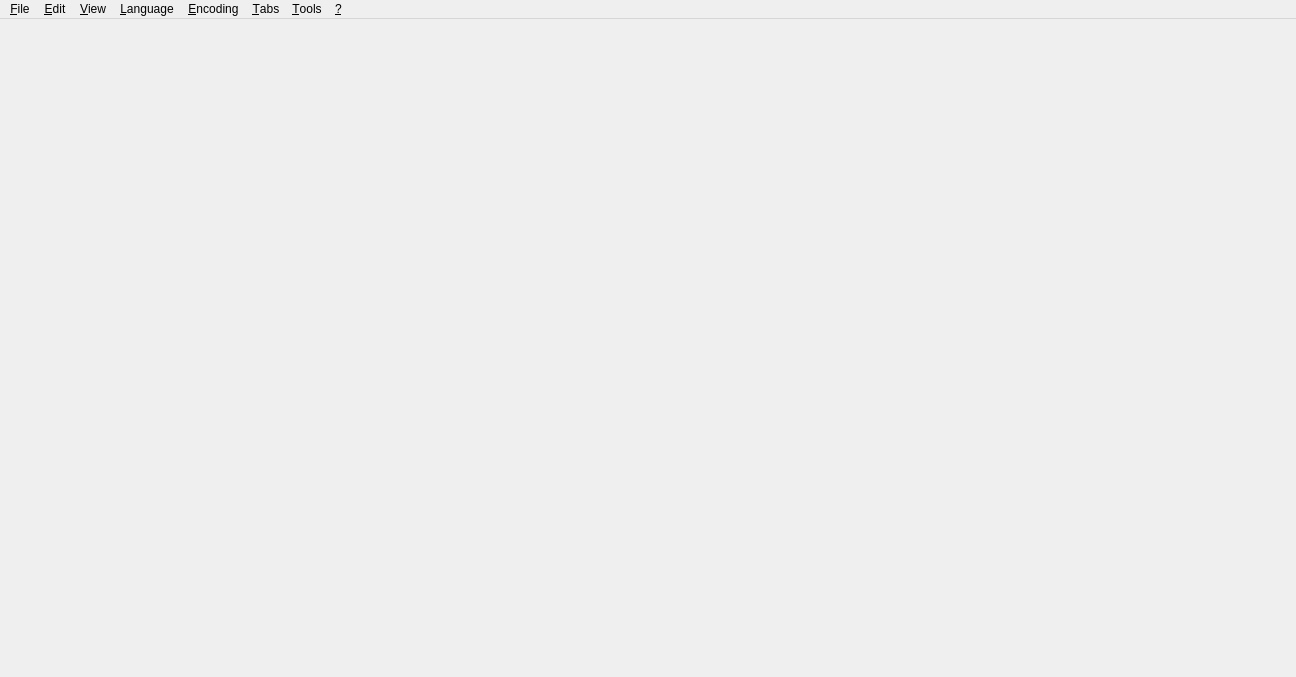
<?xml version="1.0" encoding="UTF-8"?>
<ui version="4.0">
 <class>FormMain</class>
 <widget class="QMainWindow" name="FormMain">
  <property name="geometry">
   <rect>
    <x>0</x>
    <y>0</y>
    <width>1296</width>
    <height>677</height>
   </rect>
  </property>
  <property name="contextMenuPolicy">
   <enum>Qt::NoContextMenu</enum>
  </property>
  <property name="acceptDrops">
   <bool>true</bool>
  </property>
  <widget class="QWidget" name="centralwidget">
   <layout class="QHBoxLayout" name="horizontalLayout">
    <property name="leftMargin">
     <number>0</number>
    </property>
    <property name="topMargin">
     <number>0</number>
    </property>
    <property name="rightMargin">
     <number>0</number>
    </property>
    <property name="bottomMargin">
     <number>0</number>
    </property>
   </layout>
  </widget>
  <widget class="QMenuBar" name="m_menuBar">
   <property name="geometry">
    <rect>
     <x>0</x>
     <y>0</y>
     <width>1296</width>
     <height>29</height>
    </rect>
   </property>
   <widget class="QMenu" name="m_menuFile">
    <property name="title">
     <string>&amp;File</string>
    </property>
    <widget class="QMenu" name="m_menuFileSaveWithEncoding">
     <property name="title">
      <string>&amp;Save File with Encoding...</string>
     </property>
    </widget>
    <widget class="QMenu" name="m_menuFileOpenWithEncoding">
     <property name="title">
      <string>&amp;Open File with Encoding...</string>
     </property>
    </widget>
    <widget class="QMenu" name="m_menuRecentFiles">
     <property name="title">
      <string>&amp;Recent Files</string>
     </property>
    </widget>
    <widget class="QMenu" name="m_menuFileReopenWithEncoding">
     <property name="title">
      <string>&amp;Reopen File with Encoding...</string>
     </property>
    </widget>
    <addaction name="m_actionFileNew"/>
    <addaction name="separator"/>
    <addaction name="m_actionFileOpen"/>
    <addaction name="m_menuFileOpenWithEncoding"/>
    <addaction name="m_menuFileReopenWithEncoding"/>
    <addaction name="m_menuRecentFiles"/>
    <addaction name="separator"/>
    <addaction name="m_actionFileSave"/>
    <addaction name="m_actionFileSaveAs"/>
    <addaction name="m_menuFileSaveWithEncoding"/>
    <addaction name="m_actionFileSaveAll"/>
    <addaction name="m_actionFileReload"/>
    <addaction name="m_actionPrint"/>
    <addaction name="m_actionPrintPreview"/>
    <addaction name="separator"/>
    <addaction name="m_actionRestart"/>
    <addaction name="m_actionQuit"/>
   </widget>
   <widget class="QMenu" name="m_menuHelp">
    <property name="title">
     <string>&amp;?</string>
    </property>
    <addaction name="m_actionCheckForUpdates"/>
    <addaction name="m_actionReportBug"/>
    <addaction name="m_actionDisplayWiki"/>
    <addaction name="m_actionDonate"/>
    <addaction name="m_actionAboutGuard"/>
   </widget>
   <widget class="QMenu" name="m_menuView">
    <property name="title">
     <string>&amp;View</string>
    </property>
    <widget class="QMenu" name="m_menuShowHide">
     <property name="title">
      <string>&amp;UI Elements</string>
     </property>
     <addaction name="m_actionFullscreen"/>
     <addaction name="m_actionSwitchToolBar"/>
     <addaction name="m_actionSwitchStatusBar"/>
     <addaction name="separator"/>
     <addaction name="m_actionSwitchMainWindow"/>
    </widget>
    <widget class="QMenu" name="m_menuViewInvisibles">
     <property name="title">
      <string>&amp;Invisible Characters</string>
     </property>
     <addaction name="m_actionViewEols"/>
     <addaction name="m_actionViewWhitespaces"/>
    </widget>
    <widget class="QMenu" name="m_menuDockWidgets">
     <property name="title">
      <string>&amp;Sidebars</string>
     </property>
    </widget>
    <addaction name="m_menuDockWidgets"/>
    <addaction name="m_menuShowHide"/>
    <addaction name="m_menuViewInvisibles"/>
    <addaction name="m_actionStayOnTop"/>
    <addaction name="m_actionWordWrap"/>
    <addaction name="m_actionLineNumbers"/>
   </widget>
   <widget class="QMenu" name="m_menuTools">
    <property name="title">
     <string>&amp;Tools</string>
    </property>
    <addaction name="m_actionSettings"/>
   </widget>
   <widget class="QMenu" name="m_menuWebBrowserTabs">
    <property name="title">
     <string>&amp;Tabs</string>
    </property>
    <addaction name="m_actionTabsCloseCurrent"/>
    <addaction name="m_actionTabsCloseAll"/>
    <addaction name="m_actionTabsCloseAllExceptCurrent"/>
    <addaction name="m_actionTabsCloseAllUnmodified"/>
    <addaction name="separator"/>
    <addaction name="m_actionTabsNext"/>
    <addaction name="m_actionTabsPrevious"/>
   </widget>
   <widget class="QMenu" name="m_menuEdit">
    <property name="title">
     <string>&amp;Edit</string>
    </property>
    <widget class="QMenu" name="m_menuEolConversion">
     <property name="toolTip">
      <string>Converts existing EOLs and sets mode for new EOLs.</string>
     </property>
     <property name="title">
      <string>&amp;EOL Conversion</string>
     </property>
     <addaction name="m_actionEolConvertMac"/>
     <addaction name="m_actionEolConvertUnix"/>
     <addaction name="m_actionEolConvertWindows"/>
    </widget>
    <widget class="QMenu" name="m_menuEolMode">
     <property name="toolTip">
      <string>This does not convert existing EOLs.</string>
     </property>
     <property name="title">
      <string>&amp;EOL Mode (does not convert existing EOLs)</string>
     </property>
     <addaction name="m_actionEolMac"/>
     <addaction name="m_actionEolUnix"/>
     <addaction name="m_actionEolWindows"/>
    </widget>
    <addaction name="m_actionFindReplace"/>
    <addaction name="separator"/>
    <addaction name="m_actionEditBack"/>
    <addaction name="m_actionEditForward"/>
    <addaction name="separator"/>
    <addaction name="m_actionAutoIndentEnabled"/>
    <addaction name="separator"/>
    <addaction name="m_menuEolConversion"/>
    <addaction name="m_menuEolMode"/>
   </widget>
   <widget class="QMenu" name="m_menuLanguage">
    <property name="title">
     <string>&amp;Language</string>
    </property>
   </widget>
   <widget class="QMenu" name="m_menuEncoding">
    <property name="title">
     <string>&amp;Encoding</string>
    </property>
   </widget>
   <addaction name="m_menuFile"/>
   <addaction name="m_menuEdit"/>
   <addaction name="m_menuView"/>
   <addaction name="m_menuLanguage"/>
   <addaction name="m_menuEncoding"/>
   <addaction name="m_menuWebBrowserTabs"/>
   <addaction name="m_menuTools"/>
   <addaction name="m_menuHelp"/>
  </widget>
  <action name="m_actionQuit">
   <property name="text">
    <string>&amp;Quit</string>
   </property>
   <property name="shortcut">
    <string>Ctrl+Q</string>
   </property>
   <property name="menuRole">
    <enum>QAction::QuitRole</enum>
   </property>
  </action>
  <action name="m_actionSettings">
   <property name="text">
    <string>&amp;Settings</string>
   </property>
  </action>
  <action name="m_actionAboutGuard">
   <property name="text">
    <string>&amp;About Application</string>
   </property>
   <property name="menuRole">
    <enum>QAction::AboutRole</enum>
   </property>
  </action>
  <action name="m_actionFullscreen">
   <property name="checkable">
    <bool>true</bool>
   </property>
   <property name="text">
    <string>View &amp;Fullscreen</string>
   </property>
   <property name="shortcut">
    <string>F11</string>
   </property>
  </action>
  <action name="m_actionNoActions">
   <property name="enabled">
    <bool>false</bool>
   </property>
   <property name="text">
    <string>No Actions Available</string>
   </property>
   <property name="toolTip">
    <string>No actions are available right now.</string>
   </property>
  </action>
  <action name="m_actionSwitchMainWindow">
   <property name="checked">
    <bool>false</bool>
   </property>
   <property name="text">
    <string>Switch Visibility of Main &amp;Window</string>
   </property>
   <property name="toolTip">
    <string>Hides main window if it is visible and shows it if it is hidden.</string>
   </property>
  </action>
  <action name="m_actionCheckForUpdates">
   <property name="text">
    <string>Check for &amp;Updates</string>
   </property>
  </action>
  <action name="m_actionReportBug">
   <property name="text">
    <string>Report a &amp;Bug...</string>
   </property>
  </action>
  <action name="m_actionSwitchToolBar">
   <property name="checkable">
    <bool>true</bool>
   </property>
   <property name="checked">
    <bool>true</bool>
   </property>
   <property name="text">
    <string>View &amp;Toolbar</string>
   </property>
  </action>
  <action name="m_actionDonate">
   <property name="text">
    <string>&amp;Donate...</string>
   </property>
  </action>
  <action name="m_actionDisplayWiki">
   <property name="text">
    <string>Display &amp;Wiki</string>
   </property>
  </action>
  <action name="m_actionRestart">
   <property name="text">
    <string>&amp;Restart</string>
   </property>
  </action>
  <action name="m_actionSwitchStatusBar">
   <property name="checkable">
    <bool>true</bool>
   </property>
   <property name="checked">
    <bool>true</bool>
   </property>
   <property name="text">
    <string>View &amp;Statusbar</string>
   </property>
  </action>
  <action name="m_actionTabsCloseAll">
   <property name="text">
    <string>Close &amp;All Tabs</string>
   </property>
  </action>
  <action name="m_actionTabsCloseAllExceptCurrent">
   <property name="text">
    <string>Close All Tabs &amp;Except Current</string>
   </property>
  </action>
  <action name="m_actionTabsNext">
   <property name="text">
    <string>Go to &amp;Next Tab</string>
   </property>
  </action>
  <action name="m_actionTabsPrevious">
   <property name="text">
    <string>Go to &amp;Previous Tab</string>
   </property>
  </action>
  <action name="m_actionFileNew">
   <property name="text">
    <string>&amp;New File</string>
   </property>
   <property name="shortcut">
    <string>Ctrl+N</string>
   </property>
  </action>
  <action name="m_actionFileOpen">
   <property name="text">
    <string>&amp;Open File...</string>
   </property>
   <property name="shortcut">
    <string>Ctrl+O</string>
   </property>
  </action>
  <action name="m_actionFileSave">
   <property name="text">
    <string>&amp;Save File</string>
   </property>
   <property name="shortcut">
    <string>Ctrl+S</string>
   </property>
  </action>
  <action name="m_actionFileSaveAs">
   <property name="text">
    <string>&amp;Save File as...</string>
   </property>
   <property name="shortcut">
    <string>Ctrl+Alt+S</string>
   </property>
  </action>
  <action name="m_actionFileSaveAll">
   <property name="text">
    <string>&amp;Save All Files</string>
   </property>
   <property name="shortcut">
    <string>Ctrl+Shift+S</string>
   </property>
  </action>
  <action name="m_actionTabsCloseAllUnmodified">
   <property name="text">
    <string>Close All &amp;Unmodified Editors</string>
   </property>
  </action>
  <action name="m_actionEolUnix">
   <property name="checkable">
    <bool>true</bool>
   </property>
   <property name="text">
    <string>Use &amp;Unix (LF)</string>
   </property>
  </action>
  <action name="m_actionEolWindows">
   <property name="checkable">
    <bool>true</bool>
   </property>
   <property name="text">
    <string>Use &amp;Windows (CRLF)</string>
   </property>
  </action>
  <action name="m_actionEolMac">
   <property name="checkable">
    <bool>true</bool>
   </property>
   <property name="text">
    <string>Use &amp;Mac (CR)</string>
   </property>
  </action>
  <action name="m_actionWordWrap">
   <property name="checkable">
    <bool>true</bool>
   </property>
   <property name="text">
    <string>&amp;Word Wrap</string>
   </property>
  </action>
  <action name="m_actionEditBack">
   <property name="text">
    <string>&amp;Undo</string>
   </property>
   <property name="shortcut">
    <string>Ctrl+Z</string>
   </property>
  </action>
  <action name="m_actionEditForward">
   <property name="text">
    <string>&amp;Redo</string>
   </property>
   <property name="shortcut">
    <string>Ctrl+Y</string>
   </property>
  </action>
  <action name="m_actionEolConvertMac">
   <property name="text">
    <string>Convert to &amp;Mac (CR)</string>
   </property>
  </action>
  <action name="m_actionEolConvertUnix">
   <property name="text">
    <string>Convert to &amp;Unix (LF)</string>
   </property>
  </action>
  <action name="m_actionEolConvertWindows">
   <property name="text">
    <string>Convert to &amp;Windows (CRLF)</string>
   </property>
  </action>
  <action name="m_actionViewEols">
   <property name="checkable">
    <bool>true</bool>
   </property>
   <property name="text">
    <string>Display &amp;EOLs</string>
   </property>
  </action>
  <action name="m_actionViewWhitespaces">
   <property name="checkable">
    <bool>true</bool>
   </property>
   <property name="text">
    <string>Display &amp;Whitespaces</string>
   </property>
  </action>
  <action name="m_actionFindReplace">
   <property name="text">
    <string>&amp;Find and Replace</string>
   </property>
   <property name="shortcut">
    <string>Ctrl+F</string>
   </property>
  </action>
  <action name="m_actionLineNumbers">
   <property name="checkable">
    <bool>true</bool>
   </property>
   <property name="text">
    <string>&amp;Line Numbers</string>
   </property>
  </action>
  <action name="m_actionPrint">
   <property name="text">
    <string>&amp;Print...</string>
   </property>
   <property name="shortcut">
    <string>Ctrl+P</string>
   </property>
  </action>
  <action name="m_actionPrintPreview">
   <property name="text">
    <string>Print Pre&amp;view</string>
   </property>
   <property name="shortcut">
    <string>Ctrl+Shift+P</string>
   </property>
  </action>
  <action name="m_actionFileReload">
   <property name="text">
    <string>&amp;Reload From Disk</string>
   </property>
   <property name="shortcut">
    <string>Ctrl+R</string>
   </property>
  </action>
  <action name="m_actionTabsCloseCurrent">
   <property name="text">
    <string>&amp;Close Current Tab</string>
   </property>
   <property name="shortcut">
    <string>Ctrl+W</string>
   </property>
  </action>
  <action name="m_actionAutoIndentEnabled">
   <property name="checkable">
    <bool>true</bool>
   </property>
   <property name="text">
    <string>&amp;Enable Auto-Indent</string>
   </property>
  </action>
  <action name="m_actionStayOnTop">
   <property name="checkable">
    <bool>true</bool>
   </property>
   <property name="text">
    <string>&amp;Stay On Top</string>
   </property>
   <property name="shortcut">
    <string>Ctrl+T</string>
   </property>
  </action>
 </widget>
 <resources/>
 <connections/>
</ui>
